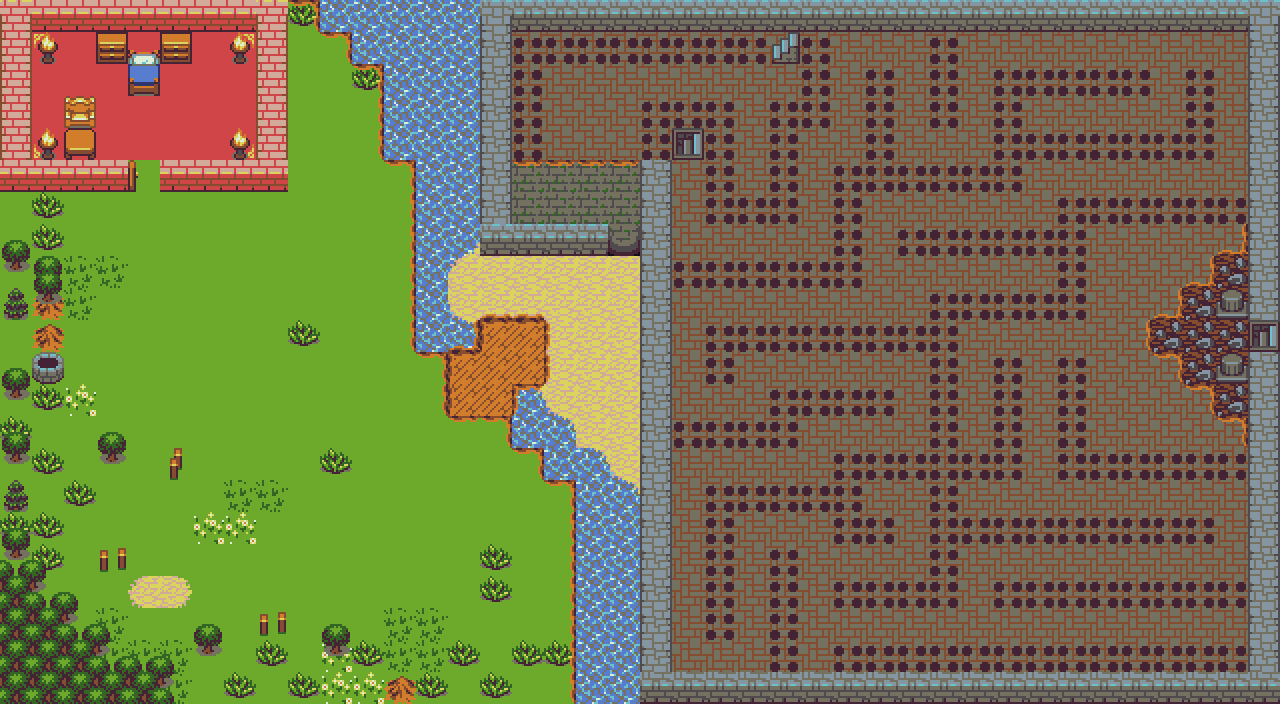

This game map was drawn from its Tiled (.tmx) file and the tilesets committed beside it. A one-line description and the trimmed map source follow:
An orthogonal 40x22 tile map with 32x32 px tiles, 13 tile layers (obstaculos, agua, sombra_agua, pasto, ...).

<map version="1.0" orientation="orthogonal" renderorder="left-down" width="40" height="22" tilewidth="32" tileheight="32">
 <tileset firstgid="1" name="completa32" tilewidth="32" tileheight="32">
  <image source="imagenes/completa32.png" width="576" height="576" />
  <tile id="141">
   <animation>
    <frame tileid="141" duration="200" />
   </animation>
  </tile>
 </tileset>
 <layer name="obstaculos" width="40" height="22">
  <data>[880 cells, 231 non-empty, 1 distinct tile ids]</data>
 </layer>
 <layer name="agua" width="40" height="22">
  <data>[880 cells, 57 non-empty, 1 distinct tile ids]</data>
 </layer>
 <layer name="sombra_agua" width="40" height="22">
  <data>[880 cells, 54 non-empty, 2 distinct tile ids]</data>
 </layer>
 <layer name="pasto" width="40" height="22">
  <data>[880 cells, 741 non-empty, 15 distinct tile ids]</data>
 </layer>
 <layer name="grama" width="40" height="22">
  <data>[880 cells, 61 non-empty, 10 distinct tile ids]</data>
 </layer>
 <layer name="block" width="40" height="22">
  <data>[880 cells, 148 non-empty, 17 distinct tile ids]</data>
 </layer>
 <layer name="borde" width="40" height="22">
  <data>[880 cells, 45 non-empty, 8 distinct tile ids]</data>
 </layer>
 <layer name="tronco" width="40" height="22">
  <data>[880 cells, 13 non-empty, 3 distinct tile ids]</data>
 </layer>
 <layer name="personaje" width="40" height="22">
  <data>[880 cells, 0 non-empty, 0 distinct tile ids]</data>
 </layer>
 <layer name="copa" width="40" height="22">
  <data>[880 cells, 20 non-empty, 3 distinct tile ids]</data>
 </layer>
 <layer name="copa2" width="40" height="22">
  <data>[880 cells, 5 non-empty, 1 distinct tile ids]</data>
 </layer>
 <layer name="puerta" width="40" height="22">
  <data>[880 cells, 3 non-empty, 2 distinct tile ids]</data>
 </layer>
 <layer name="interactuar" width="40" height="22">
  <data>[880 cells, 168 non-empty, 1 distinct tile ids]</data>
 </layer>
</map>